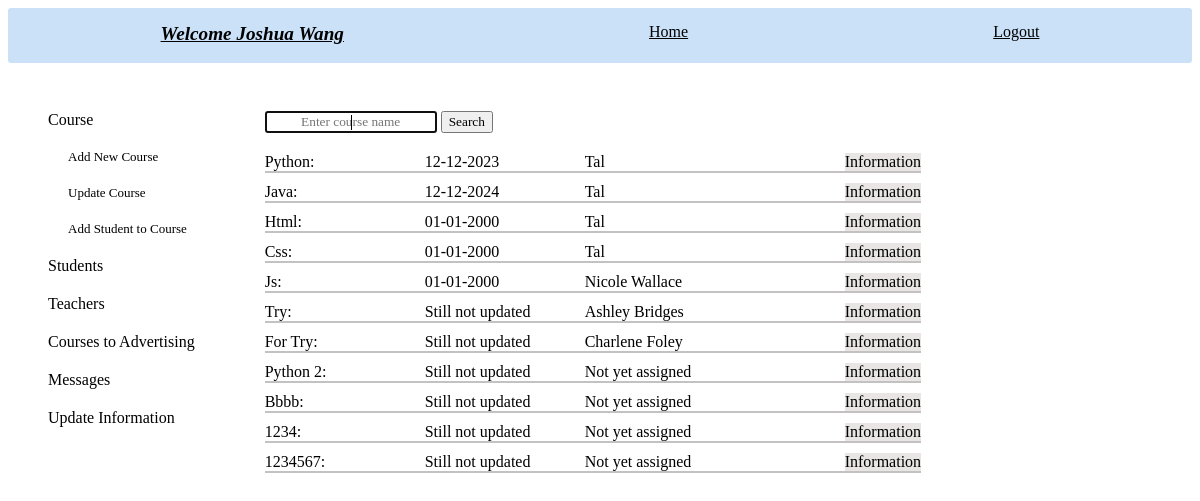
/admin_courses (signed in), run on the app's committed database.
### tables this page shows
CREATE TABLE courses (
        id INTEGER PRIMARY KEY,
        name TEXT NOT NULL,
        description TEXT DEFAULT "Still not updated",
        teacher_id TEXT NOT NULL DEFAULT "Still not updated",
        start TEXT DEFAULT "Still not updated",
        day TEXT DEFAULT "Still not updated",
        time TEXT DEFAULT "Still not updated", 
        FOREIGN KEY (teacher_id) REFERENCES teachers (id)
        );

CREATE TABLE teachers (
        id INTEGER PRIMARY KEY,
        name TEXT NOT NULL,
        email TEXT UNIQUE ,
        phone TEXT UNIQUE ,
        user_id INTEGER,
        FOREIGN KEY(user_id) REFERENCES new_users (id)
        );

### app.py (the view, shortened to what this page needs)
@app.route('/admin_courses',methods=['GET', 'POST'])
def admin_courses(): # courses information and actions for admin
    log=check_log()
    info=info_user()
    form=['create']
    return render_template('admin_courses.html', log=log, info=info, course_dict='', course_attend='', attend_update='', attend_date_update='', form=form, courses_teachers=create_courses_objects(crud.read_all('courses')), admin_id=session['id'])

### app.py (called while the page is built)
def check_log(): #check if user is loged in or not
    log_result={}
    if "name" in session:
        link='/logout'
        log='Logout'
        log_result['link']=link
        log_result['log']=log
        return log_result
    else:
        link='/login'
        log='Login'
        log_result['link']=link
        log_result['log']=log
        return log_result

def info_user(): # get user info
    if "role" in session:
        info={}
        if session['role']=='admin':
            info['id']=session['id']
            info['link']=f"/administrator/{session['id']}"
            info['word']='Administrator'
            info['hello']=f"Hello {crud.admin_name(session['id'])}- what do you want to do?"
            info['class']='user_hello'
        if session['role']=='teacher':
            info['id']=session['id']
            info['link']=f"/teacher_profile/{session['id']}"
            info['word']=f"Welcome {crud.teacher_name(session['id'])}"
            info['class']='user_hello'
        if session['role']=='student':
            info['id']=session['id']
            info['link']=f"/student_profile/{session['id']}"
            info['word']=f"Welcome {crud.student_name(session['id'])}"
            info['class']='user_hello'
        return info

### crud.py (called while the page is built)
def read_all(table):
    return query(f"SELECT * FROM {table}")

def read_if(column, table, value, condition):
    return query(f"SELECT {column} FROM {table} WHERE {value}='{condition}'")

def student_name(student_id):
    name=read_if('name', 'students', 'id', student_id)
    name=name[0][0]
    return name

def teacher_name(teacher_id):
    name=read_if('name', 'teachers', 'id', teacher_id)
    name=name[0][0]
    return name

### functions.py (called while the page is built)
def create_courses_objects(courses: list):
    courses_objects=[classes.Course(course[0], course[1], course[2], course[3], course[4], course[5], course[6] ) for course in courses]
    for c in courses_objects:
        if c.description=='':
            c.description='Still not updated'
        if c.teacher_id=='':
            c.teacher_id=['','Not yet assigned']
        else:
            c.teacher_id=[c.teacher_id, crud.teacher_name(c.teacher_id)]
        if c.start=='':
            c.start='Still not updated'
        else:
            c.start=f'{c.start[8:]}-{c.start[5:7]}-{c.start[0:4]}'
        if c.day=='':
            c.day='Still not updated'
        if c.time=='':
            c.time='Still not updated'
    return courses_objects

### templates/admin_courses.html (shortened to what this page needs)
{% include "admin_nav_courses.html" %}
    <div class="admin_courses_main">
        <div class="main_course_search">
            <div class="course_search">
                {% for f in form %}
                <form action="" method="POST">
                    <input type="text" name="search" placeholder="Enter course name" autofocus>
                    <input type="submit" value="Search">
                </form>
                {% endfor %}
            </div>
            <div class="courses_list">
                {% for course in courses_teachers %}
                <div class="course_info">
                    <div class="course_name"> {{course.name}}:</div>
                    <div class="course_start">{{course.start}}</div>
                    <div class="course_teacher">{{course.teacher_id[1]}}</div>
                    <a href="/course_info/{{course.tid}}">Information</a>
                </div>
                {% endfor %}
            </div>
        </div>
    </div>
    <div class="info_more_links">
    </div>
</div>

### templates/admin_nav_courses.html (shortened to what this page needs)
{% extends "base.html" %}
{% block content %}
<div class="admin_pages">
    <div class="links">
        <div class="link"><a href="/admin_courses">Course</a></div>
            <div class="more_links">
                <div class="link"><a href="/add_course">Add New Course</a></div>
                <div class="link"><a href="/update_courses">Update Course</a></div>
                <div class="link"><a href="/course_registration">Add Student to Course</a></div>
            </div>
        <div class="link"><a href="/admin_students">Students</a></div>
        <div class="link"><a href="/admin_teachers">Teachers</a></div>
        <div class="link"><a href="/advertising_courses">Courses to Advertising </a></div>
        <div class="link"><a href="/show_messages">Messages</a></div>
        <div class="link"><a href="/user_info_update/{{admin_id}}">Update Information</a></div>
    </div>
{% endblock %}

### templates/base.html
{% include "header.html" %}
{% block content %}
{% endblock %}

### templates/header.html (shortened to what this page needs)
<!DOCTYPE html>
<html lang="en">
<head>
    <link rel="stylesheet" href="../static/style.css">
</head>
<body>
 <div class="navbar">
    <a href="{{info.link}}" class="{{info.class}}">{{info.word}}</a>
    <a href="/home">Home</a>
    <a href="{{log.link}}">{{log.log}}</a>
 </div>

### static/style.css (style rules this page uses)
input { font-family: 'Times New Roman', Times, serif; text-align: center; }
.links { display: flex; flex-direction: column; gap: 20px; margin-left: 20px; grid-column: 1; grid-row: 2; }
.link>* { text-decoration: none; color: black; }
.more_links { display: flex; flex-direction: column; gap: 20px; margin-left: 20px; font-size:small; width: 120px; }
.navbar { height: 55px; text-decoration: none; display: flex; justify-content: space-around; background-color:rgb(202, 225, 248); border-radius: 3px 3px 3px 3px; }
.navbar>* { text-decoration: none; color: black; height: max-content; margin-top: 15px; text-decoration: underline; }
.user_hello { font-weight: bolder; font-size: larger; font-style: italic; }
.admin_pages { display: grid; grid-template-columns: max-content max-content; grid-template-rows: max-content max-content; column-gap: 70px; row-gap: 10px; margin-left: 20px; }
.info_more_links { display: flex; gap: 5px; grid-row: 1; grid-column: 2; height: 18px; margin-left: 320px; }
.admin_courses_main { grid-column: 2; grid-row: 2; display: flex; }
.main_course_search { display: flex; flex-direction: column; gap:20px; }
.courses_list { display: flex; flex-direction: column; gap:10px; }
.course_info { display: flex; gap: 10px; justify-content: left; border-bottom: solid; border-width: 2px; border-color: rgb(195, 193, 193); }
.course_info>a { text-decoration: none; color: black; background-color: rgb(233, 229, 229); }
.course_name { width: 150px; }
.course_start { width:150px ; }
.course_teacher { width: 250px; }

### data on the page
courses: name "Python", start "12-12-2023", name "Tal"
courses: name "Java", start "12-12-2024", name "Tal"
courses: name "Html", start "01-01-2000", name "Tal"
courses: name "Css", start "01-01-2000", name "Tal"
courses: name "Js", start "01-01-2000", name "Nicole Wallace"
courses: name "Try", start "Still not updated", name "Ashley Bridges"
courses: name "For Try", start "Still not updated", name "Charlene Foley"
courses: name "Python 2", start "Still not updated", teacher_id "Not yet assigned"
courses: name "Bbbb", start "Still not updated", teacher_id "Not yet assigned"
courses: name "1234", start "Still not updated", teacher_id "Not yet assigned"
courses: name "1234567", start "Still not updated", teacher_id "Not yet assigned"

### other printed values
{{ info.word }} "Welcome Joshua Wang"
{{ log.log }} "Logout"
